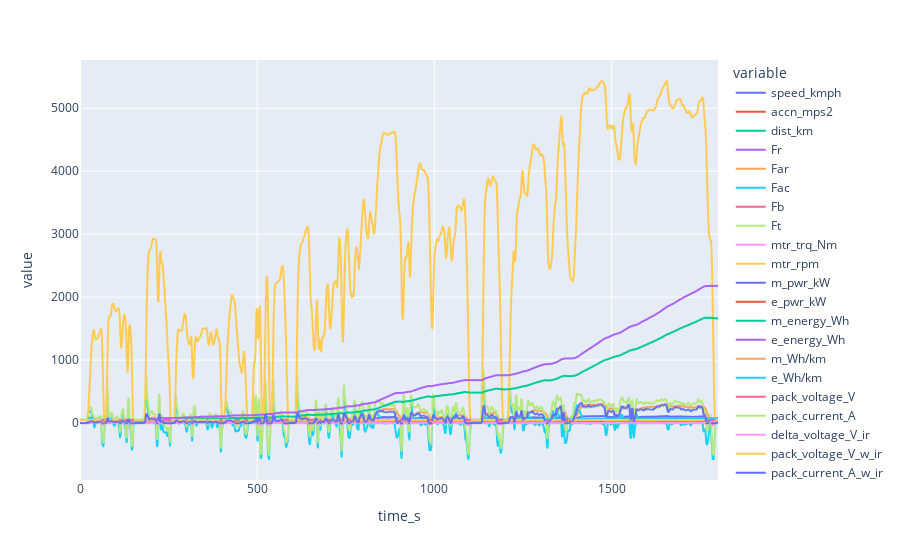

Notebook cell for this chart:
### Code cell
df_energy = energy_calc(time,speed,accn_mps2,mtr_sys_eff,vehicle_param,coastdown_param,veh0_coast1, df_total_itorque_mtr)

### Figure 1 — Plotly figure (JSON) as saved in the notebook; plotly's stock layout.template omitted (floating-point values rounded to 4 significant figures; data arrays with more than 128 entries replaced by an {"elided": "..."} marker saying what was removed)
{"data": [{"hovertemplate": "variable=speed_kmph<br>time_s=%{x}<br>value=%{y}<extra></extra>", "legendgroup": "speed_kmph", "line": {"color": "#636efa", "dash": "solid"}, "marker": {"symbol": "circle"}, "mode": "lines", "name": "speed_kmph", "showlegend": true, "type": "scattergl", "x": {"elided": "1801 int values"}, "xaxis": "x", "y": {"elided": "1801 float values"}, "yaxis": "y"}, {"hovertemplate": "variable=accn_mps2<br>time_s=%{x}<br>value=%{y}<extra></extra>", "legendgroup": "accn_mps2", "line": {"color": "#EF553B", "dash": "solid"}, "marker": {"symbol": "circle"}, "mode": "lines", "name": "accn_mps2", "showlegend": true, "type": "scattergl", "x": {"elided": "1801 int values"}, "xaxis": "x", "y": {"elided": "1801 float values"}, "yaxis": "y"}, {"hovertemplate": "variable=dist_km<br>time_s=%{x}<br>value=%{y}<extra></extra>", "legendgroup": "dist_km", "line": {"color": "#00cc96", "dash": "solid"}, "marker": {"symbol": "circle"}, "mode": "lines", "name": "dist_km", "showlegend": true, "type": "scattergl", "x": {"elided": "1801 int values"}, "xaxis": "x", "y": {"elided": "1801 float values"}, "yaxis": "y"}, {"hovertemplate": "variable=Fr<br>time_s=%{x}<br>value=%{y}<extra></extra>", "legendgroup": "Fr", "line": {"color": "#ab63fa", "dash": "solid"}, "marker": {"symbol": "circle"}, "mode": "lines", "name": "Fr", "showlegend": true, "type": "scattergl", "x": {"elided": "1801 int values"}, "xaxis": "x", "y": {"elided": "1801 float values"}, "yaxis": "y"}, {"hovertemplate": "variable=Far<br>time_s=%{x}<br>value=%{y}<extra></extra>", "legendgroup": "Far", "line": {"color": "#FFA15A", "dash": "solid"}, "marker": {"symbol": "circle"}, "mode": "lines", "name": "Far", "showlegend": true, "type": "scattergl", "x": {"elided": "1801 int values"}, "xaxis": "x", "y": {"elided": "1801 float values"}, "yaxis": "y"}, {"hovertemplate": "variable=Fac<br>time_s=%{x}<br>value=%{y}<extra></extra>", "legendgroup": "Fac", "line": {"color": "#19d3f3", "dash": "solid"}, "marker": {"symbol": "circle"}, "mode": "lines", "name": "Fac", "showlegend": true, "type": "scattergl", "x": {"elided": "1801 int values"}, "xaxis": "x", "y": {"elided": "1801 float values"}, "yaxis": "y"}, {"hovertemplate": "variable=Fb<br>time_s=%{x}<br>value=%{y}<extra></extra>", "legendgroup": "Fb", "line": {"color": "#FF6692", "dash": "solid"}, "marker": {"symbol": "circle"}, "mode": "lines", "name": "Fb", "showlegend": true, "type": "scattergl", "x": {"elided": "1801 int values"}, "xaxis": "x", "y": {"elided": "1801 int values"}, "yaxis": "y"}, {"hovertemplate": "variable=Ft<br>time_s=%{x}<br>value=%{y}<extra></extra>", "legendgroup": "Ft", "line": {"color": "#B6E880", "dash": "solid"}, "marker": {"symbol": "circle"}, "mode": "lines", "name": "Ft", "showlegend": true, "type": "scattergl", "x": {"elided": "1801 int values"}, "xaxis": "x", "y": {"elided": "1801 float values"}, "yaxis": "y"}, {"hovertemplate": "variable=mtr_trq_Nm<br>time_s=%{x}<br>value=%{y}<extra></extra>", "legendgroup": "mtr_trq_Nm", "line": {"color": "#FF97FF", "dash": "solid"}, "marker": {"symbol": "circle"}, "mode": "lines", "name": "mtr_trq_Nm", "showlegend": true, "type": "scattergl", "x": {"elided": "1801 int values"}, "xaxis": "x", "y": {"elided": "1801 float values"}, "yaxis": "y"}, {"hovertemplate": "variable=mtr_rpm<br>time_s=%{x}<br>value=%{y}<extra></extra>", "legendgroup": "mtr_rpm", "line": {"color": "#FECB52", "dash": "solid"}, "marker": {"symbol": "circle"}, "mode": "lines", "name": "mtr_rpm", "showlegend": true, "type": "scattergl", "x": {"elided": "1801 int values"}, "xaxis": "x", "y": {"elided": "1801 float values"}, "yaxis": "y"}, {"hovertemplate": "variable=m_pwr_kW<br>time_s=%{x}<br>value=%{y}<extra></extra>", "legendgroup": "m_pwr_kW", "line": {"color": "#636efa", "dash": "solid"}, "marker": {"symbol": "circle"}, "mode": "lines", "name": "m_pwr_kW", "showlegend": true, "type": "scattergl", "x": {"elided": "1801 int values"}, "xaxis": "x", "y": {"elided": "1801 float values"}, "yaxis": "y"}, {"hovertemplate": "variable=e_pwr_kW<br>time_s=%{x}<br>value=%{y}<extra></extra>", "legendgroup": "e_pwr_kW", "line": {"color": "#EF553B", "dash": "solid"}, "marker": {"symbol": "circle"}, "mode": "lines", "name": "e_pwr_kW", "showlegend": true, "type": "scattergl", "x": {"elided": "1801 int values"}, "xaxis": "x", "y": {"elided": "1801 float values"}, "yaxis": "y"}, {"hovertemplate": "variable=m_energy_Wh<br>time_s=%{x}<br>value=%{y}<extra></extra>", "legendgroup": "m_energy_Wh", "line": {"color": "#00cc96", "dash": "solid"}, "marker": {"symbol": "circle"}, "mode": "lines", "name": "m_energy_Wh", "showlegend": true, "type": "scattergl", "x": {"elided": "1801 int values"}, "xaxis": "x", "y": {"elided": "1801 float values"}, "yaxis": "y"}, {"hovertemplate": "variable=e_energy_Wh<br>time_s=%{x}<br>value=%{y}<extra></extra>", "legendgroup": "e_energy_Wh", "line": {"color": "#ab63fa", "dash": "solid"}, "marker": {"symbol": "circle"}, "mode": "lines", "name": "e_energy_Wh", "showlegend": true, "type": "scattergl", "x": {"elided": "1801 int values"}, "xaxis": "x", "y": {"elided": "1801 float values"}, "yaxis": "y"}, {"hovertemplate": "variable=m_Wh/km<br>time_s=%{x}<br>value=%{y}<extra></extra>", "legendgroup": "m_Wh/km", "line": {"color": "#FFA15A", "dash": "solid"}, "marker": {"symbol": "circle"}, "mode": "lines", "name": "m_Wh/km", "showlegend": true, "type": "scattergl", "x": {"elided": "1801 int values"}, "xaxis": "x", "y": {"elided": "1801 float values"}, "yaxis": "y"}, {"hovertemplate": "variable=e_Wh/km<br>time_s=%{x}<br>value=%{y}<extra></extra>", "legendgroup": "e_Wh/km", "line": {"color": "#19d3f3", "dash": "solid"}, "marker": {"symbol": "circle"}, "mode": "lines", "name": "e_Wh/km", "showlegend": true, "type": "scattergl", "x": {"elided": "1801 int values"}, "xaxis": "x", "y": {"elided": "1801 float values"}, "yaxis": "y"}, {"hovertemplate": "variable=pack_voltage_V<br>time_s=%{x}<br>value=%{y}<extra></extra>", "legendgroup": "pack_voltage_V", "line": {"color": "#FF6692", "dash": "solid"}, "marker": {"symbol": "circle"}, "mode": "lines", "name": "pack_voltage_V", "showlegend": true, "type": "scattergl", "x": {"elided": "1801 int values"}, "xaxis": "x", "y": {"elided": "1801 int values"}, "yaxis": "y"}, {"hovertemplate": "variable=pack_current_A<br>time_s=%{x}<br>value=%{y}<extra></extra>", "legendgroup": "pack_current_A", "line": {"color": "#B6E880", "dash": "solid"}, "marker": {"symbol": "circle"}, "mode": "lines", "name": "pack_current_A", "showlegend": true, "type": "scattergl", "x": {"elided": "1801 int values"}, "xaxis": "x", "y": {"elided": "1801 float values"}, "yaxis": "y"}, {"hovertemplate": "variable=delta_voltage_V_ir<br>time_s=%{x}<br>value=%{y}<extra></extra>", "legendgroup": "delta_voltage_V_ir", "line": {"color": "#FF97FF", "dash": "solid"}, "marker": {"symbol": "circle"}, "mode": "lines", "name": "delta_voltage_V_ir", "showlegend": true, "type": "scattergl", "x": {"elided": "1801 int values"}, "xaxis": "x", "y": {"elided": "1801 float values"}, "yaxis": "y"}, {"hovertemplate": "variable=pack_voltage_V_w_ir<br>time_s=%{x}<br>value=%{y}<extra></extra>", "legendgroup": "pack_voltage_V_w_ir", "line": {"color": "#FECB52", "dash": "solid"}, "marker": {"symbol": "circle"}, "mode": "lines", "name": "pack_voltage_V_w_ir", "showlegend": true, "type": "scattergl", "x": {"elided": "1801 int values"}, "xaxis": "x", "y": {"elided": "1801 float values"}, "yaxis": "y"}, {"hovertemplate": "variable=pack_current_A_w_ir<br>time_s=%{x}<br>value=%{y}<extra></extra>", "legendgroup": "pack_current_A_w_ir", "line": {"color": "#636efa", "dash": "solid"}, "marker": {"symbol": "circle"}, "mode": "lines", "name": "pack_current_A_w_ir", "showlegend": true, "type": "scattergl", "x": {"elided": "1801 int values"}, "xaxis": "x", "y": {"elided": "1801 float values"}, "yaxis": "y"}], "layout": {"legend": {"title": {"text": "variable"}, "tracegroupgap": 0}, "margin": {"t": 60}, "xaxis": {"anchor": "y", "domain": [0, 1], "title": {"text": "time_s"}}, "yaxis": {"anchor": "x", "domain": [0, 1], "title": {"text": "value"}}}}
